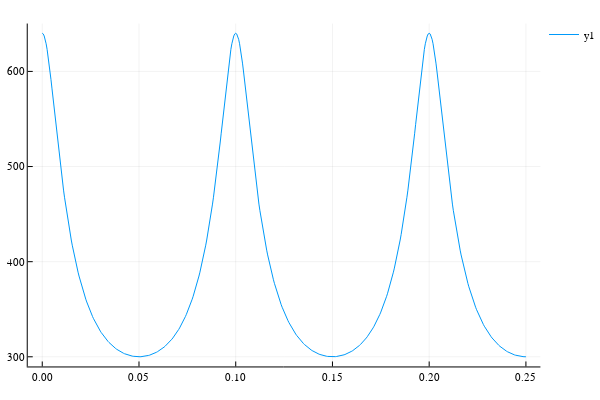

The cell this chart's notebook holds for it:
### Code cell
plot(cdata[:time],cdata[:T_ig])

### Figure 1 — Plotly figure (JSON) as saved in the notebook; plotly's stock layout.template omitted (floating-point values rounded to 4 significant figures; data arrays with more than 128 entries replaced by an {"elided": "..."} marker saying what was removed)
{"data": [{"colorbar": {"title": ""}, "hoverinfo": "text", "legendgroup": "y1", "line": {"color": "rgba(0, 154, 250, 1.000)", "dash": "solid", "shape": "linear", "width": 1}, "mode": "lines", "name": "y1", "showlegend": true, "text": {"elided": "504 null values"}, "type": "scatter", "x": {"elided": "504 float values"}, "xaxis": "x1", "y": {"elided": "504 float values"}, "yaxis": "y1", "zmax": 0.1, "zmin": -0.1}], "layout": {"annotations": [], "height": 400, "legend": {"bgcolor": "rgba(255, 255, 255, 1.000)", "bordercolor": "rgba(0, 0, 0, 1.000)", "font": {"color": "rgba(0, 0, 0, 1.000)", "family": "sans-serif", "size": 11}, "tracegroupgap": 0, "x": 1, "y": 1}, "margin": {"b": 20, "l": 0, "r": 0, "t": 20}, "paper_bgcolor": "rgba(255, 255, 255, 1.000)", "plot_bgcolor": "rgba(255, 255, 255, 1.000)", "showlegend": true, "width": 600, "xaxis": {"anchor": "y1", "domain": [0.05101, 0.9934], "gridcolor": "rgba(0, 0, 0, 0.100)", "gridwidth": 0.5, "linecolor": "rgba(0, 0, 0, 1.000)", "mirror": false, "range": [-0.0075, 0.2575], "showgrid": true, "showline": true, "showticklabels": true, "tickangle": 0, "tickcolor": "rgb(0, 0, 0)", "tickfont": {"color": "rgba(0, 0, 0, 1.000)", "family": "sans-serif", "size": 11}, "tickmode": "array", "ticks": "inside", "ticktext": ["0.00", "0.05", "0.10", "0.15", "0.20", "0.25"], "tickvals": [0, 0.05, 0.1, 0.15, 0.2, 0.25], "title": "", "titlefont": {"color": "rgba(0, 0, 0, 1.000)", "family": "sans-serif", "size": 15}, "type": "-", "visible": true, "zeroline": false, "zerolinecolor": "rgba(0, 0, 0, 1.000)"}, "yaxis": {"anchor": "x1", "domain": [0.03762, 0.9902], "gridcolor": "rgba(0, 0, 0, 0.100)", "gridwidth": 0.5, "linecolor": "rgba(0, 0, 0, 1.000)", "mirror": false, "range": [289.8, 650.3], "showgrid": true, "showline": true, "showticklabels": true, "tickangle": 0, "tickcolor": "rgb(0, 0, 0)", "tickfont": {"color": "rgba(0, 0, 0, 1.000)", "family": "sans-serif", "size": 11}, "tickmode": "array", "ticks": "inside", "ticktext": ["300", "400", "500", "600"], "tickvals": [300, 400, 500, 600], "title": "", "titlefont": {"color": "rgba(0, 0, 0, 1.000)", "family": "sans-serif", "size": 15}, "type": "-", "visible": true, "zeroline": false, "zerolinecolor": "rgba(0, 0, 0, 1.000)"}}}
